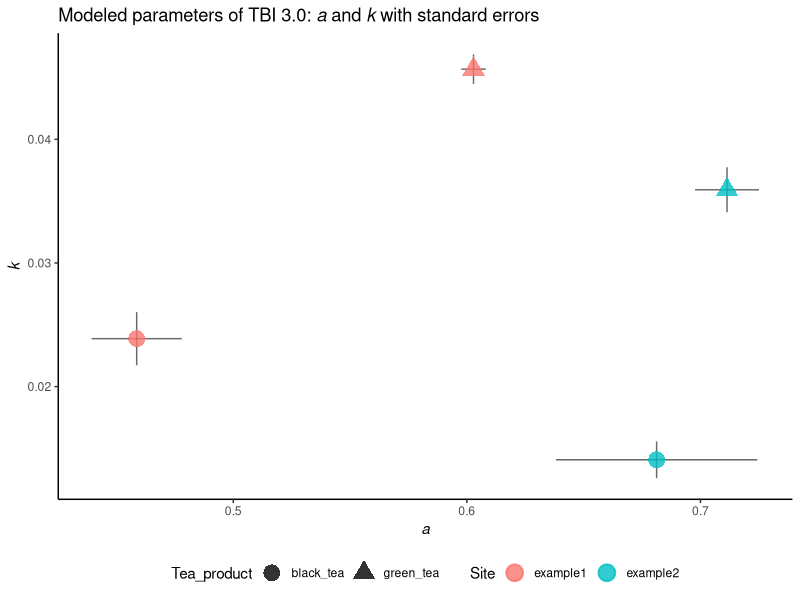

The R script that drew this image:
#install.packages("readxl")
#install.packages("writexl")
#install.packages("ggplot2")
#install.packages("dplyr")
#install.packages("rstudioapi")
library(readxl)
library(writexl)
library(ggplot2)
library(dplyr)
library(rstudioapi)

# set working directory
setwd(dirname(getActiveDocumentContext()$path)) 

#create a list to hold output dataframes
result_list<-vector(mode="list", length=6)

#for every site
for(s in 1:6){
  
  # import data
  input <- read_excel("data_input_TBI3.0.xlsx", sheet = s+1)
  
  #check if there are input parameters in every data column
  if(all(colSums(input[,3:3+ length(input%>%select(where(is.numeric)))-2])==0)){ #if no input parameters, skip
    next
  }else{ #if sheet has input parameters, execute loop
    input <- input[, colSums(input != 0, na.rm = TRUE) > 0]
    
    # define target parameters
    parameters <- c("a","a_SE","k","k_SE")
    
    # define model parameters' start values
    start_values <- list(a = 0.6, k = 0.05)
    upper_limit <- c(a=1,k=Inf)
    
    # initiate loop
    x <- colnames(subset(input, select = - c(1,2)))
    TBI_model <- data.frame(parameters)
    for (i in seq(x)) {
      TBI_fit <- nls(input[[paste0(x[[i]])]] ~ a*exp(-k*duration)+(1-a),
                     data = input,
                     start = start_values,
                     upper = upper_limit,
                     algorithm = "port",
                     nls.control(warnOnly = TRUE,maxiter=50))
      
      # summarize model
      TBI_sum <- summary(TBI_fit)
      a <- TBI_sum$coefficients[[1]]
      a_SE <- TBI_sum$coefficients[[3]]
      k <- TBI_sum$coefficients[[2]]
      k_SE <- TBI_sum$coefficients[[4]]
      
      # define function
      TBI_function <- 
        function(duration){a * exp(-k*duration) + (1-a)}
      
      # define results
      d20 <- TBI_function(20)
      d40 <- TBI_function(40)
      d90 <- TBI_function(90)
      
      # get results
      TBI_model[,i+1] <- c(a,a_SE,k,k_SE)
      # close loop
    }
    
    # rearrange results
    #names(TBI_model) <- c("parameter",x)
    TBI_model_A <- t(TBI_model[,-1])
    colnames(TBI_model_A) <- c("a", "a_SE","k","k_SE")
    TBI_model_A <- as.data.frame(TBI_model_A)
    TBI_model_A$Site <- colnames(input[,1])
    TBI_model_A$Tea_product <- x
    
    #write dataframe into results list
    result_list[[s]]<-TBI_model_A
  }
}

#write all list items in one data.frame
TBI_results<-do.call(rbind, result_list)

# export results as a data frame
write_xlsx(TBI_results,"results_TBI3.0.xlsx")

# export results as a plot
Fig_results <- ggplot(TBI_results, aes(x = a, y = k, colour = Site, shape = Tea_product))+
  geom_errorbar(aes(ymin = k - k_SE, ymax = k + k_SE), colour = "grey2", width = 0, alpha = 0.6)+
  geom_errorbar(aes(xmin = a - a_SE, xmax = a + a_SE), colour = "grey2", width = 0, alpha = 0.6)+
  geom_point(size = 5, stroke = 1, alpha = 0.8)+
  theme_classic()+
  ggtitle("Modeled parameters of TBI 3.0: *a* and *k* with standard errors")+
  xlab("*a*")+
  ylab("*k*")+
  theme(plot.title = ggtext::element_markdown(), axis.title.y = ggtext::element_markdown(),axis.title.x = ggtext::element_markdown())+
  theme(legend.position = "bottom")
ggsave(filename="results_TBI3.0.png",Fig_results, width = 6,height =4,dpi = 2000)
